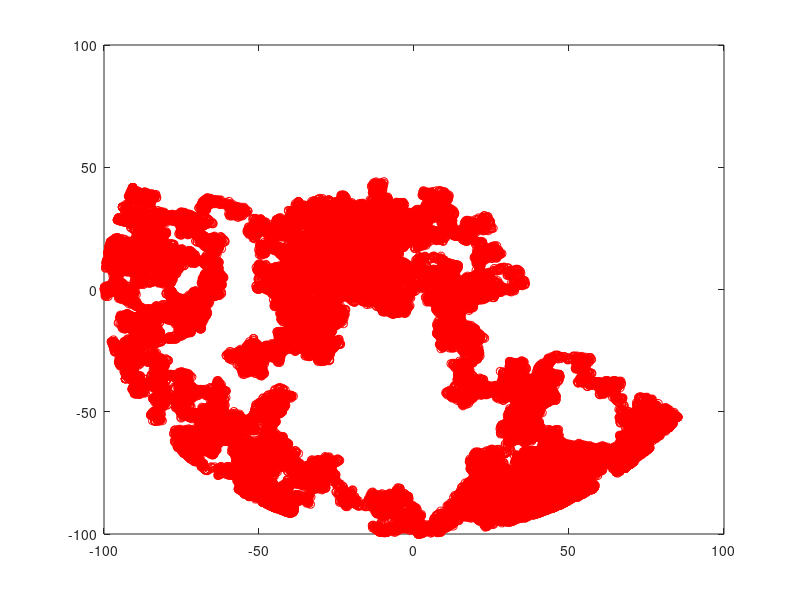

Recreate this plot in MATLAB.
N = 100000;
x = zeros(1);
x(1) = 0; %origin x value%
y = zeros(1);
y(1) = 0; %origin y value%
for i = 2:N
    theta = rand;
    step_size = rand;
    change_in_x = (step_size * cosd(theta*360)) + x(i-1);
    change_in_y = (step_size * sind(theta*360)) + y(i-1);
    if sqrt((change_in_x - x(1))^2 + (change_in_y - x(1))^2) <= 100
        x(i) = change_in_x;
        y(i) = change_in_y;
    else
        x(i) = x(i-1);
        y(i) = y(i-1);
    end
end
ylabel("position")
xlabel("Step_count")
title("Random Walk")
plot(x, y,'-or')